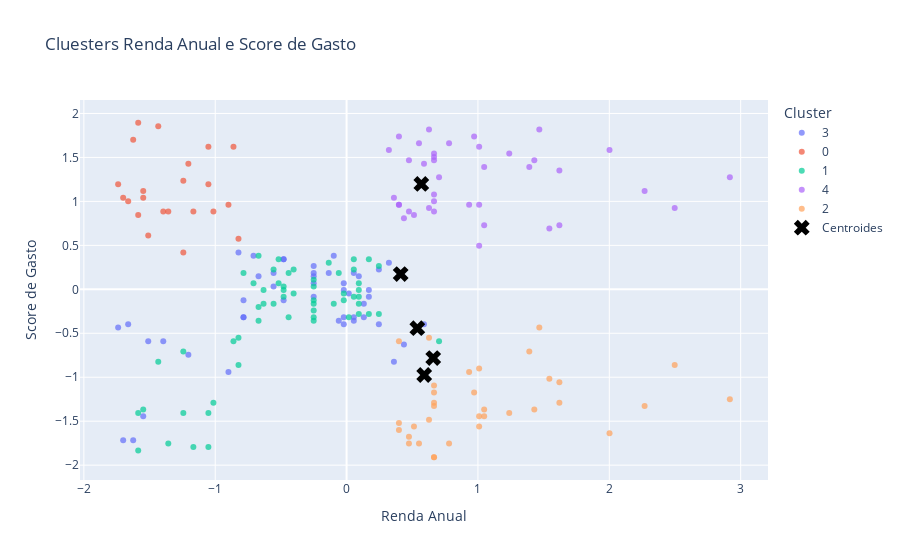

The code cell stored with this chart in its notebook:
### Markdown cell above
Análisando os centroides na matriz de dispersão de renda x gasto

### Code cell
df_kmeans = pd.DataFrame({
    'Renda_Anual': df['Annual Income (k$)'],
    'Score_Gasto': df['Spending Score (1-100)'],
    'cluster': labels.astype(str)
})

fig = px.scatter(df_kmeans, x='Renda_Anual', y='Score_Gasto', color='cluster',
                 color_continuous_scale='viridis', opacity=0.7,
                 title='Cluesters Renda Anual e Score de Gasto')

fig.add_scatter(x=centroides[:, 0], y=centroides[:, 1],
                mode='markers', marker=dict(color='black', symbol='x', size=14),
                name='Centroides')

fig.update_layout(xaxis_title='Renda Anual', yaxis_title='Score de Gasto', 
                  legend_title='Cluster')
fig.show()

### Figure 1 — Plotly figure (JSON) as saved in the notebook; plotly's stock layout.template omitted (floating-point values rounded to 4 significant figures)
{"data": [{"hovertemplate": "cluster=3<br>Renda_Anual=%{x}<br>Score_Gasto=%{y}<extra></extra>", "legendgroup": "3", "marker": {"color": "#636efa", "opacity": 0.7, "symbol": "circle"}, "mode": "markers", "name": "3", "orientation": "v", "showlegend": true, "type": "scatter", "x": [-1.739, -1.701, -1.663, -1.624, -1.548, -1.51, -1.395, -1.205, -0.8993, -0.8229, -0.7848, -0.7848, -0.7848, -0.7084, -0.6703, -0.5557, -0.5557, -0.4794, -0.4794, -0.4794, -0.2504, -0.2504, -0.2504, -0.2504, -0.2504, -0.1359, -0.09771, -0.05954, -0.02137, -0.02137, -0.02137, -0.02137, 0.01679, 0.05496, 0.05496, 0.05496, 0.09313, 0.1313, 0.1313, 0.1695, 0.1695, 0.2458, 0.2458, 0.3221, 0.3603, 0.4367, 0.5893], "xaxis": "x", "y": [-0.4348, -1.716, -0.396, -1.716, -1.444, -0.5901, -0.5901, -0.7454, -0.9395, 0.4193, -0.1242, -0.3183, -0.3183, 0.3805, 0.1475, 0.03106, 0.1863, 0.3416, 0.3416, -0.1242, 0.1475, -0.08541, 0.06988, 0.1863, 0.264, 0.1863, 0.3805, -0.3572, -0.396, -0.3183, 0.06988, -0.007764, -0.04659, -0.3572, 0.1863, -0.3183, 0.1475, -0.3183, -0.1631, -0.08541, -0.007764, 0.2252, -0.396, 0.3028, -0.823, -0.6289, -0.396], "yaxis": "y"}, {"hovertemplate": "cluster=0<br>Renda_Anual=%{x}<br>Score_Gasto=%{y}<extra></extra>", "legendgroup": "0", "marker": {"color": "#EF553B", "opacity": 0.7, "symbol": "circle"}, "mode": "markers", "name": "0", "orientation": "v", "showlegend": true, "type": "scatter", "x": [-1.739, -1.701, -1.663, -1.624, -1.586, -1.586, -1.548, -1.548, -1.51, -1.434, -1.395, -1.357, -1.243, -1.243, -1.205, -1.166, -1.052, -1.052, -1.014, -0.8993, -0.8611, -0.8229], "xaxis": "x", "y": [1.196, 1.04, 1.002, 1.7, 0.8463, 1.894, 1.04, 1.118, 0.6134, 1.856, 0.8851, 0.8851, 1.235, 0.4193, 1.429, 0.8851, 1.623, 1.196, 0.8851, 0.9628, 1.623, 0.5746], "yaxis": "y"}, {"hovertemplate": "cluster=1<br>Renda_Anual=%{x}<br>Score_Gasto=%{y}<extra></extra>", "legendgroup": "1", "marker": {"color": "#00cc96", "opacity": 0.7, "symbol": "circle"}, "mode": "markers", "name": "1", "orientation": "v", "showlegend": true, "type": "scatter", "x": [-1.586, -1.586, -1.548, -1.434, -1.357, -1.243, -1.243, -1.166, -1.052, -1.052, -1.014, -0.8611, -0.8229, -0.8229, -0.7848, -0.7084, -0.6703, -0.6703, -0.6703, -0.6321, -0.6321, -0.5557, -0.5557, -0.5176, -0.5176, -0.4794, -0.4794, -0.4794, -0.4412, -0.4412, -0.4031, -0.4031, -0.2504, -0.2504, -0.2504, -0.2504, -0.2504, -0.2504, -0.2504, -0.1359, -0.09771, -0.05954, -0.02137, -0.02137, 0.01679, 0.05496, 0.05496, 0.05496, 0.09313, 0.09313, 0.09313, 0.09313, 0.09313, 0.1695, 0.1695, 0.2458, 0.2458, 0.7038], "xaxis": "x", "y": [-1.832, -1.405, -1.367, -0.823, -1.755, -1.405, -0.7066, -1.794, -1.794, -1.405, -1.289, -0.5901, -0.5513, -0.8618, 0.1863, 0.06988, 0.3805, -0.2019, -0.3572, -0.007764, -0.1631, -0.1631, 0.2252, 0.06988, 0.3416, 0.03106, -0.007764, -0.08541, 0.1863, -0.3183, -0.04659, 0.2252, -0.1242, 0.1087, -0.3183, 0.03106, -0.3572, -0.2407, -0.1631, 0.3028, -0.1631, 0.1863, -0.04659, -0.1242, -0.3183, -0.08541, 0.3416, 0.2252, -0.007764, -0.1631, -0.2795, -0.08541, 0.06988, -0.2795, 0.3416, -0.2795, 0.264, -0.5901], "yaxis": "y"}, {"hovertemplate": "cluster=4<br>Renda_Anual=%{x}<br>Score_Gasto=%{y}<extra></extra>", "legendgroup": "4", "marker": {"color": "#ab63fa", "opacity": 0.7, "symbol": "circle"}, "mode": "markers", "name": "4", "orientation": "v", "showlegend": true, "type": "scatter", "x": [0.3221, 0.3603, 0.3985, 0.3985, 0.3985, 0.4367, 0.4748, 0.4748, 0.513, 0.5512, 0.5893, 0.6275, 0.6275, 0.6657, 0.6657, 0.6657, 0.6657, 0.6657, 0.6657, 0.7038, 0.7802, 0.9329, 0.971, 1.009, 1.009, 1.009, 1.047, 1.047, 1.238, 1.391, 1.429, 1.467, 1.544, 1.62, 1.62, 2.002, 2.269, 2.498, 2.918], "xaxis": "x", "y": [1.584, 1.04, 1.739, 0.9628, 0.9628, 0.8075, 1.467, 0.8851, 0.8463, 1.662, 1.429, 1.817, 0.924, 1.545, 1.467, 1.002, 1.506, 1.079, 0.8851, 1.273, 1.662, 0.9628, 1.739, 0.4969, 0.9628, 1.623, 1.39, 0.7298, 1.545, 1.39, 1.467, 1.817, 0.691, 1.351, 0.7298, 1.584, 1.118, 0.924, 1.273], "yaxis": "y"}, {"hovertemplate": "cluster=2<br>Renda_Anual=%{x}<br>Score_Gasto=%{y}<extra></extra>", "legendgroup": "2", "marker": {"color": "#FFA15A", "opacity": 0.7, "symbol": "circle"}, "mode": "markers", "name": "2", "orientation": "v", "showlegend": true, "type": "scatter", "x": [0.3985, 0.3985, 0.3985, 0.4748, 0.4748, 0.513, 0.5512, 0.6275, 0.6275, 0.6657, 0.6657, 0.6657, 0.6657, 0.6657, 0.6657, 0.7802, 0.9329, 0.971, 1.009, 1.009, 1.009, 1.047, 1.047, 1.238, 1.391, 1.429, 1.467, 1.544, 1.62, 1.62, 2.002, 2.269, 2.498, 2.918], "xaxis": "x", "y": [-0.5901, -1.522, -1.599, -1.755, -1.677, -1.561, -1.755, -1.483, -0.5513, -1.095, -1.289, -1.172, -1.328, -1.91, -1.91, -1.755, -0.9395, -1.172, -0.9007, -1.444, -1.561, -1.444, -1.367, -1.405, -0.7066, -1.367, -0.4348, -1.017, -1.289, -1.056, -1.638, -1.328, -0.8618, -1.25], "yaxis": "y"}, {"marker": {"color": "black", "size": 14, "symbol": "x"}, "mode": "markers", "name": "Centroides", "type": "scatter", "x": [0.5909, 0.569, 0.4118, 0.6596, 0.5385], "y": [-0.9744, 1.199, 0.1733, -0.7817, -0.4419]}], "layout": {"legend": {"title": {"text": "Cluster"}, "tracegroupgap": 0}, "title": {"text": "Cluesters Renda Anual e Score de Gasto"}, "xaxis": {"anchor": "y", "domain": [0, 1], "title": {"text": "Renda Anual"}}, "yaxis": {"anchor": "x", "domain": [0, 1], "title": {"text": "Score de Gasto"}}}}
